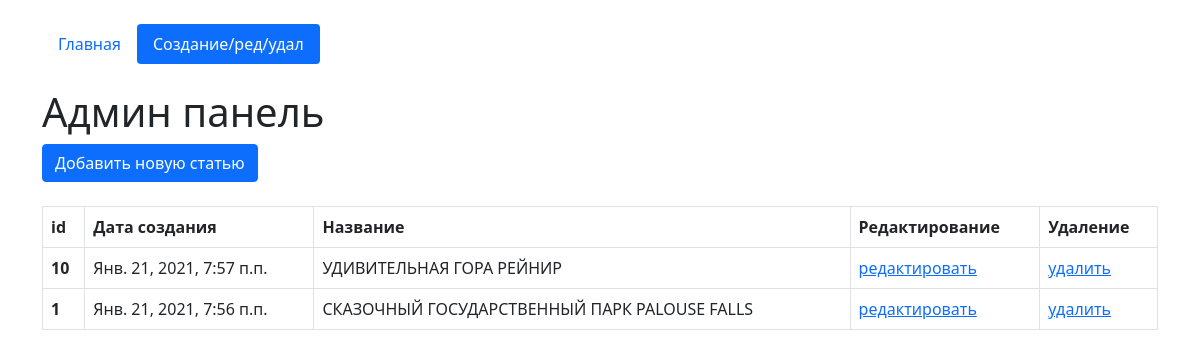
The page /edit-page on the database its author committed.
### core/models.py (models this page shows, shortened)
class Task(models.Model):
    date = models.DateTimeField(auto_now=True)
    title = models.CharField(max_length=200, verbose_name='Название')
    full_text = models.TextField(verbose_name='Текст')
    class Meta:
        verbose_name = 'Статью'
        verbose_name_plural = 'Статьи'

### core/views.py (the view)
# urls.py: path('edit-page', views.TaskCreateView.as_view(), name='edit'),
class TaskCreateView(SuccessMessage, CreateView):
    model = Task
    template_name = 'edit_page.html'
    form_class = TaskForm
    success_url = reverse_lazy('edit')
    success_mes = 'Запись создана'
    def get_context_data(self, **kwargs):
        kwargs['list_task'] = Task.objects.all().order_by('-id')
        return super().get_context_data(**kwargs)

### core/templates/edit_page.html (shortened to what this page needs)
{% extends 'index.html' %}
    {%block content %}
        <h1 class="mt-4">Админ панель</h1>
    <button type="button" class="btn btn-primary" data-bs-toggle="modal" data-bs-target="#exampleModal">
        Добавить новую статью
    </button>
        {% if update %}
         {% if success %}
        <p>Запись обновлена</p>
        {% endif %}
        <p class="mt-4"><b>Страница редактирования</b></p>
        <p><a href="{% url 'edit' %}">Вернуться назад</a></p>
        <form id="update_data" method="post">
            {% csrf_token %}
            {{form}}
        </form>
        <button form="update_data" type="submit" class="btn btn-primary mt-4">Обновить</button>
        {% else %}
        <table class="table table-bordered mt-4">
          <thead>
            <tr>
              <th scope="col">id</th>
              <th scope="col">Дата создания</th>
              <th scope="col">Название</th>
              <th scope="col">Редактирование</th>
              <th scope="col">Удаление</th>
            </tr>
          </thead>
          <tbody>
            {% for i in list_task %}
            <tr>
              <th>{{i.id}}</th>
              <td>{{i.date}}</td>
              <td>{{i.title}}</td>
              <td><a href="{% url 'update_page' i.id %}">редактировать</a></td>
              <td>
                  <a href="javascript:void()" onclick="delete_question()">удалить</a></td>
            </tr>
            {% endfor %}
          </tbody>
        </table>
        {% endif %}
    {% endblock %}

### rows shown on the page
Task: id "10", date "Янв. 21, 2021, 7:57 п.п.", title "УДИВИТЕЛЬНАЯ ГОРА РЕЙНИР"
Task: id "1", date "Янв. 21, 2021, 7:56 п.п.", title "СКАЗОЧНЫЙ ГОСУДАРСТВЕННЫЙ ПАРК PALOUSE FALLS"
